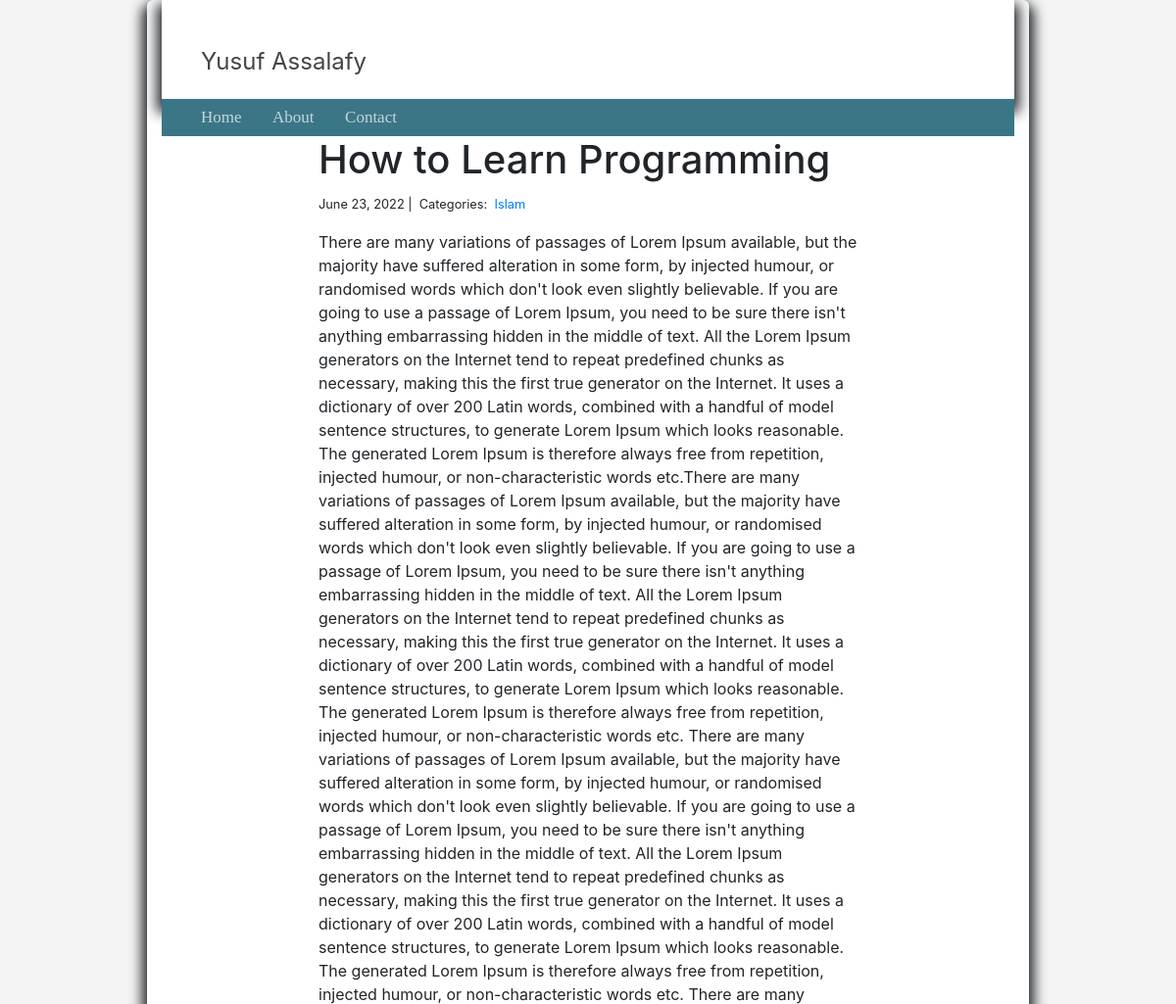
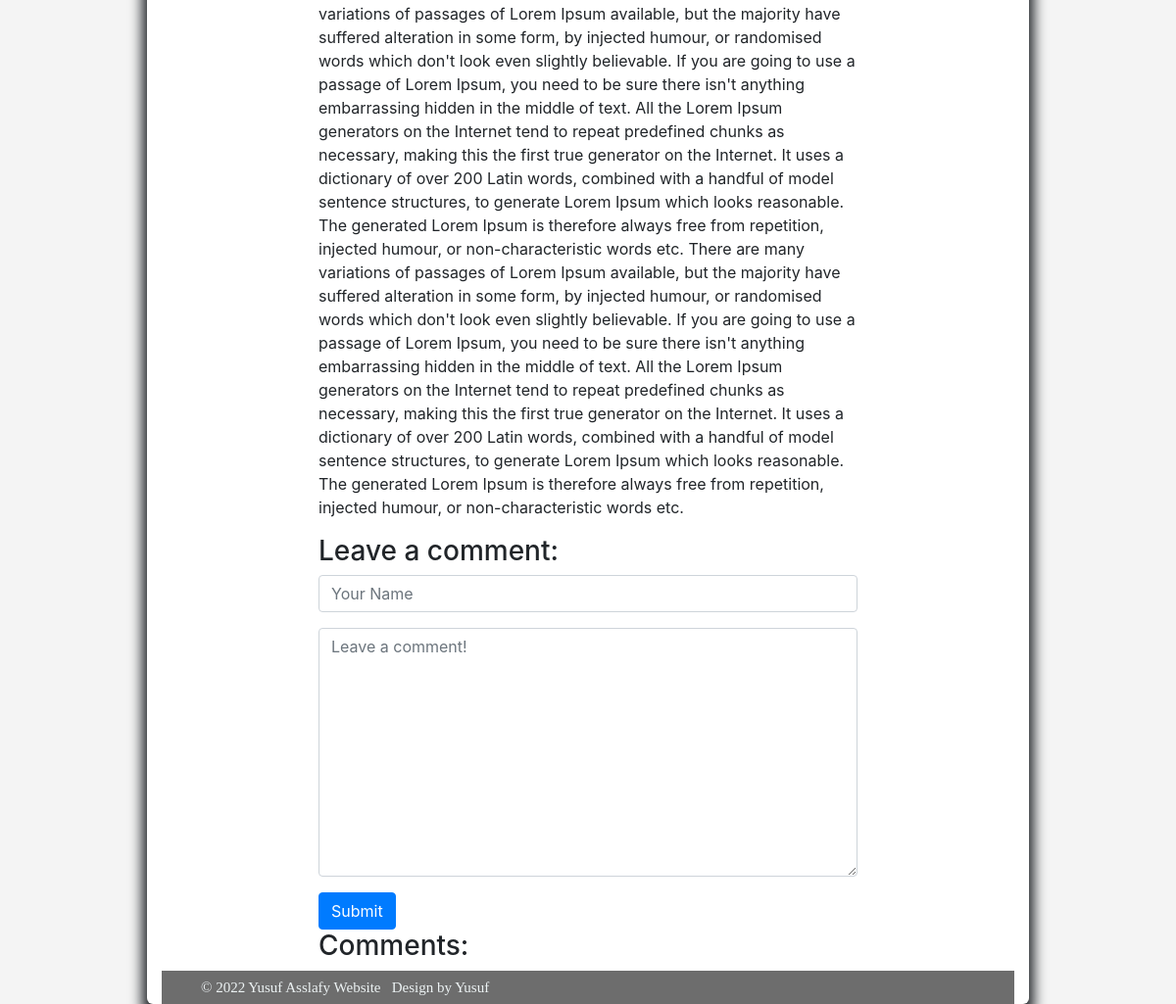
The app's page /blog/2/ with its own data (2 pictures, top to bottom).
### blog/models.py (models this page shows)
class Post(models.Model):
    title = models.CharField(max_length=255)
    body = models.TextField()
    created_on = models.DateTimeField(auto_now_add=True)
    last_modified = models.DateTimeField(auto_now=True)
    categories = models.ManyToManyField('Category', related_name='posts')

class Category(models.Model):
    name = models.CharField(max_length=20)

### blog/views.py (the view, shortened to what this page needs)
# urls.py: path("<int:pk>/", views.blog_detail, name="blog_detail"),
def blog_detail(request, pk):
    post = Post.objects.get(pk=pk)
    form = CommentForm()
    comments = Comment.objects.filter(post=post)
    context = {
        "post": post,
        "comments": comments,
        "form": form,
    }
    return render(request, "blog/blog_detail.html", context)

### blog/forms.py
class CommentForm(forms.Form):
    author = forms.CharField(
        max_length=60,
        widget=forms.TextInput(attrs={
            "class": "form-control",
            "placeholder": "Your Name"
        })
    )
    body = forms.CharField(widget=forms.Textarea(
        attrs={
            "class": "form-control",
            "placeholder": "Leave a comment!"
        }
    ))

### blog/templates/blog/blog_detail.html (shortened to what this page needs)
{% extends "blog/base.html" %}
{% block page_content %}
<div class="col-md-8 offset-md-2">
    <h1>{{ post.title }}</h1>
    <small>
        {{ post.created_on.date }} |&nbsp;
        Categories:&nbsp;
        {% for category in post.categories.all %}
        <a href="{% url 'blog_category' category.name %}">
            {{ category.name }}
        </a>&nbsp;
        {% endfor %}
    </small>
    <p>{{ post.body | linebreaks }}</p>
    <h3>Leave a comment:</h3>
    <form action="/blog/{{ post.pk }}/" method="post">
        <div class="form-group">
            {{ form.author }}
        </div>
        <div class="form-group">
            {{ form.body }}
        </div>
        <button type="submit" class="btn btn-primary">Submit</button>
    </form>
    <h3>Comments:</h3>
</div>
{% endblock %}

### blog/static/styles.css (style rules this page uses)
body { background: #f4f4f4; margin: 0; }

### records on screen
Post: title "How to Learn Programming", created_on "June 23, 2022", body "There are many variations of passages of Lorem Ipsum available, but the majority have suffered alteration in some form, by injected humour, or randomised words which don't look even slightly believable. If you are going to use a passage of Lorem Ipsum, you need to be sure there isn't anything embarrassing hidden in the middle of text. All the Lorem Ipsum generators on the Internet tend to repeat predefined chunks as necessary, making this the first true generator on the Internet. It uses a dictionary of over 200 Latin words, combined with a handful of model sentence structures, to generate Lorem Ipsum which looks reasonable. The generated Lorem Ipsum is therefore always free from…"
Category: name "Islam"
